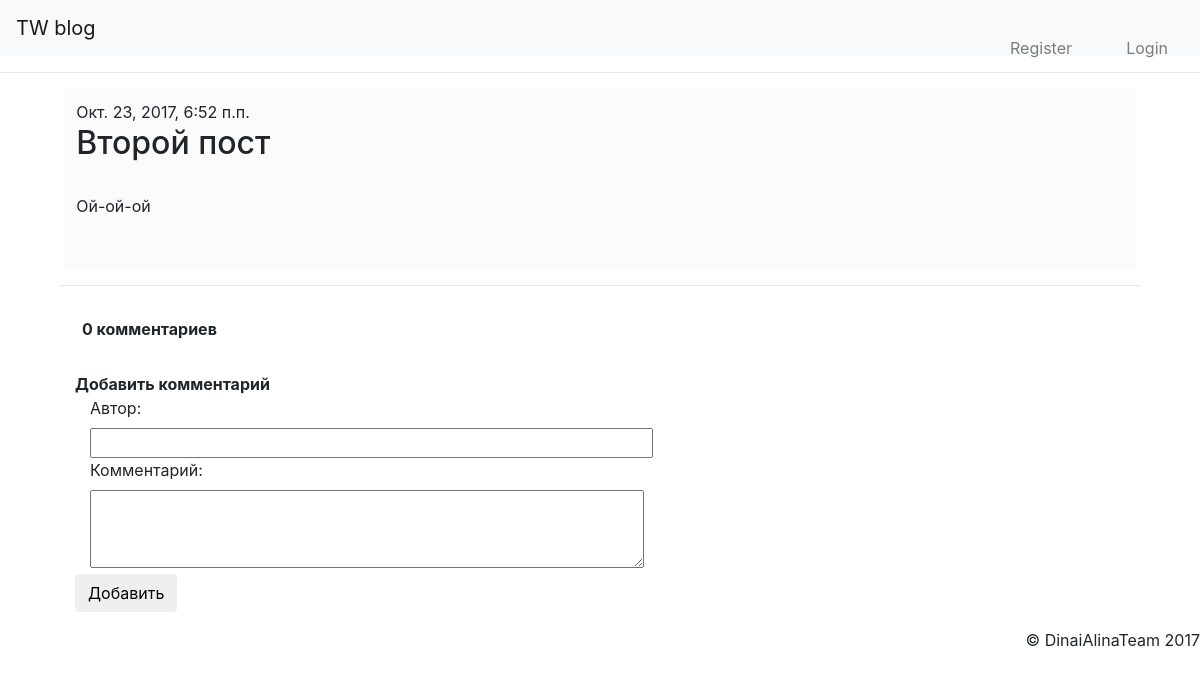
The app's page /2/, older data.
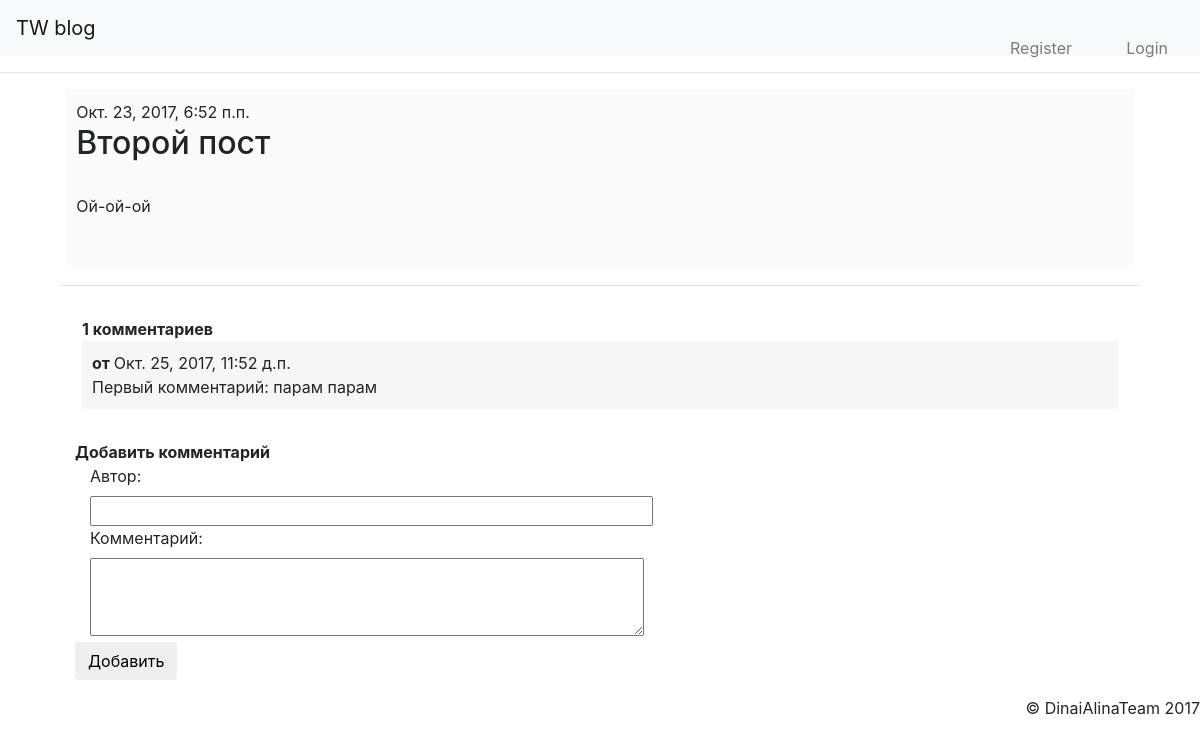
The same page, newer data.
### onemapp/models.py (models this page shows, shortened)
class Comment(models.Model):
    title = models.CharField(max_length=25, default="")
    author = models.CharField(max_length=20)
    text = models.CharField(max_length=140)
    created_date = models.DateTimeField(default=timezone.now)
    post = models.ForeignKey(Post)

### onemapp/views.py (the view)
# urls.py: url(r'^(?P<post_id>[0-9]+)/$', views.post_detail, name='post_detail'),
def post_detail(request, post_id):
    post = get_object_or_404(Post, pk=post_id)
    comments = Comment.objects.filter(post=post)
    form = CommentForm(request.POST)
    form.is_valid()
    if form.cleaned_data.get('author') and form.cleaned_data.get('text'):
        author = form.cleaned_data.get('author')
        text = form.cleaned_data.get('text')[:125]
        title = text[:25]
        comment = Comment.objects.create(title=title, post=post, author=author, text=text)
    return render(request, 'post.html', {'post': post, 'comments': comments, 'form': form})

### onemapp/forms.py
class CommentForm(forms.Form):
    author = forms.CharField(widget=forms.TextInput({'size': 50}), max_length=20)
    author.label = "Автор"
    text = forms.CharField(widget=forms.Textarea({'maxlength': 125, 'cols': '52', 'rows': '3'}))
    text.label = "Комментарий"

### onemapp/templates/post.html (shortened to what this page needs)
{% extends "./base.html" %}
{% block content %}
    <div class="post">
        {{post.created_date}}<br/>
        <h2>{{post.title}}</h2><br/>
        <p>{{post.text}}</p><br/>
    </div>
    <hr />
    <div>
        <div class="comments">
            {% with comments.count as total_comments %}
                <b> {{ total_comments }} комментариев </b>
            {% endwith %}
            {% for comment in comments %}
                <p class="comment">
                    <b> от {{ comment.author }}</b>
                    {{ comment.created_date }} <br/>
                    {{ comment.text}}
                    {% empty %}
                </p>
            {% endfor %}
        </div>
    </div>
    <div>
        <div class="col-md-8">
            <b>
                Добавить комментарий
            </b>
        <form method="POST" action="" class="form-horizontal">
            <div class="form-group">
            <div class="col-md-2 control-label">
                {{ form.author.label_tag }}
            </div>
            <div class="col-md-10">
                {{ form.author }}
            </div>
            <div class="col-md-2 control-label">
                {{ form.text.label_tag }}
            </div>
            <div class="col-md-10">
                {{ form.text }} <br>
            </div>
            <input type="submit" value="Добавить" class="btn btn-default" >
        </div>
        </form>
        </div>
    </div>
{% endblock %}

Row changes from the older to the newer data that the page shows:
added Comment: created_date "Окт. 25, 2017, 11:52 д.п.", text "Первый комментарий: парам парам"
Text that changed along with them:
{{ total_comments }}: "0" → "1"
